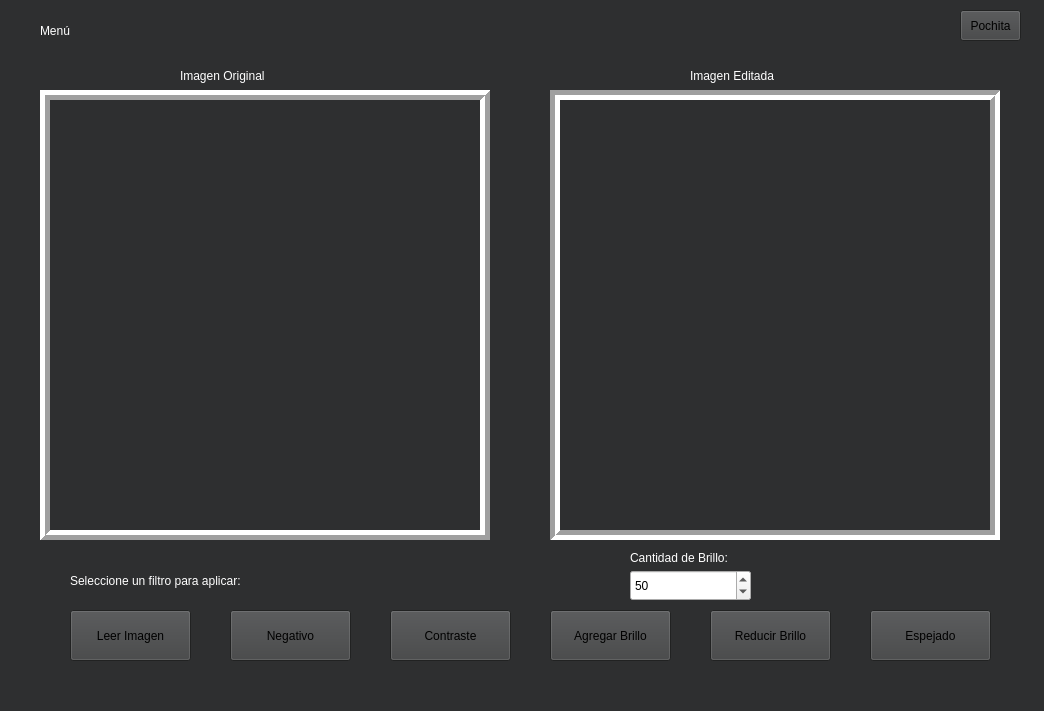
<?xml version="1.0" encoding="UTF-8"?>
<ui version="4.0">
 <class>MainWindow</class>
 <widget class="QMainWindow" name="MainWindow">
  <property name="geometry">
   <rect>
    <x>0</x>
    <y>0</y>
    <width>1044</width>
    <height>711</height>
   </rect>
  </property>
  <property name="palette">
   <palette>
    <active>
     <colorrole role="Button">
      <brush brushstyle="SolidPattern">
       <color alpha="255">
        <red>255</red>
        <green>255</green>
        <blue>255</blue>
       </color>
      </brush>
     </colorrole>
     <colorrole role="Text">
      <brush brushstyle="SolidPattern">
       <color alpha="255">
        <red>255</red>
        <green>255</green>
        <blue>255</blue>
       </color>
      </brush>
     </colorrole>
     <colorrole role="Window">
      <brush brushstyle="SolidPattern">
       <color alpha="255">
        <red>86</red>
        <green>88</green>
        <blue>90</blue>
       </color>
      </brush>
     </colorrole>
    </active>
    <inactive>
     <colorrole role="Button">
      <brush brushstyle="SolidPattern">
       <color alpha="255">
        <red>64</red>
        <green>65</green>
        <blue>66</blue>
       </color>
      </brush>
     </colorrole>
     <colorrole role="Text">
      <brush brushstyle="SolidPattern">
       <color alpha="255">
        <red>208</red>
        <green>208</green>
        <blue>208</blue>
       </color>
      </brush>
     </colorrole>
     <colorrole role="Window">
      <brush brushstyle="SolidPattern">
       <color alpha="255">
        <red>46</red>
        <green>47</green>
        <blue>48</blue>
       </color>
      </brush>
     </colorrole>
    </inactive>
    <disabled>
     <colorrole role="Button">
      <brush brushstyle="SolidPattern">
       <color alpha="255">
        <red>255</red>
        <green>255</green>
        <blue>255</blue>
       </color>
      </brush>
     </colorrole>
     <colorrole role="Text">
      <brush brushstyle="SolidPattern">
       <color alpha="96">
        <red>164</red>
        <green>166</green>
        <blue>168</blue>
       </color>
      </brush>
     </colorrole>
     <colorrole role="Window">
      <brush brushstyle="SolidPattern">
       <color alpha="255">
        <red>86</red>
        <green>88</green>
        <blue>90</blue>
       </color>
      </brush>
     </colorrole>
    </disabled>
   </palette>
  </property>
  <property name="windowTitle">
   <string>Lector</string>
  </property>
  <widget class="QWidget" name="centralwidget">
   <widget class="QPushButton" name="negative">
    <property name="geometry">
     <rect>
      <x>230</x>
      <y>610</y>
      <width>121</width>
      <height>51</height>
     </rect>
    </property>
    <property name="palette">
     <palette>
      <active/>
      <inactive/>
      <disabled/>
     </palette>
    </property>
    <property name="styleSheet">
     <string notr="true">font: 9pt &quot;Consolas&quot;;

</string>
    </property>
    <property name="text">
     <string>Negativo</string>
    </property>
   </widget>
   <widget class="QLabel" name="imagen">
    <property name="geometry">
     <rect>
      <x>40</x>
      <y>90</y>
      <width>450</width>
      <height>450</height>
     </rect>
    </property>
    <property name="styleSheet">
     <string notr="true"/>
    </property>
    <property name="text">
     <string/>
    </property>
   </widget>
   <widget class="QLabel" name="imagen_editada">
    <property name="geometry">
     <rect>
      <x>550</x>
      <y>90</y>
      <width>450</width>
      <height>450</height>
     </rect>
    </property>
    <property name="text">
     <string/>
    </property>
   </widget>
   <widget class="QPushButton" name="brightnessPlus">
    <property name="geometry">
     <rect>
      <x>550</x>
      <y>610</y>
      <width>121</width>
      <height>51</height>
     </rect>
    </property>
    <property name="palette">
     <palette>
      <active/>
      <inactive/>
      <disabled/>
     </palette>
    </property>
    <property name="styleSheet">
     <string notr="true">font: 9pt &quot;Consolas&quot;;</string>
    </property>
    <property name="text">
     <string>Agregar Brillo</string>
    </property>
   </widget>
   <widget class="QPushButton" name="contrast">
    <property name="geometry">
     <rect>
      <x>390</x>
      <y>610</y>
      <width>121</width>
      <height>51</height>
     </rect>
    </property>
    <property name="palette">
     <palette>
      <active/>
      <inactive/>
      <disabled/>
     </palette>
    </property>
    <property name="styleSheet">
     <string notr="true">font: 9pt &quot;Consolas&quot;;</string>
    </property>
    <property name="text">
     <string>Contraste</string>
    </property>
   </widget>
   <widget class="QLabel" name="original">
    <property name="geometry">
     <rect>
      <x>180</x>
      <y>60</y>
      <width>181</width>
      <height>31</height>
     </rect>
    </property>
    <property name="styleSheet">
     <string notr="true">font: 16pt &quot;Consolas&quot;;
color:rgb(255, 255, 255);</string>
    </property>
    <property name="text">
     <string>Imagen Original</string>
    </property>
   </widget>
   <widget class="QLabel" name="edit">
    <property name="geometry">
     <rect>
      <x>690</x>
      <y>60</y>
      <width>171</width>
      <height>31</height>
     </rect>
    </property>
    <property name="styleSheet">
     <string notr="true">font: 16pt &quot;Consolas&quot;;
color:rgb(255, 255, 255);</string>
    </property>
    <property name="text">
     <string>Imagen Editada</string>
    </property>
   </widget>
   <widget class="QLabel" name="menu">
    <property name="geometry">
     <rect>
      <x>40</x>
      <y>10</y>
      <width>71</width>
      <height>41</height>
     </rect>
    </property>
    <property name="styleSheet">
     <string notr="true">font: 700 20pt &quot;Consolas&quot;;
color:rgb(255, 255, 255);</string>
    </property>
    <property name="text">
     <string>Menú</string>
    </property>
   </widget>
   <widget class="QPushButton" name="mirrored">
    <property name="geometry">
     <rect>
      <x>870</x>
      <y>610</y>
      <width>121</width>
      <height>51</height>
     </rect>
    </property>
    <property name="palette">
     <palette>
      <active/>
      <inactive/>
      <disabled/>
     </palette>
    </property>
    <property name="styleSheet">
     <string notr="true">font: 9pt &quot;Consolas&quot;;</string>
    </property>
    <property name="text">
     <string>Espejado</string>
    </property>
   </widget>
   <widget class="QPushButton" name="leer">
    <property name="geometry">
     <rect>
      <x>70</x>
      <y>610</y>
      <width>121</width>
      <height>51</height>
     </rect>
    </property>
    <property name="palette">
     <palette>
      <active/>
      <inactive/>
      <disabled/>
     </palette>
    </property>
    <property name="styleSheet">
     <string notr="true">font: 9pt &quot;Consolas&quot;;
</string>
    </property>
    <property name="text">
     <string>Leer Imagen</string>
    </property>
   </widget>
   <widget class="QLabel" name="filtro">
    <property name="geometry">
     <rect>
      <x>70</x>
      <y>560</y>
      <width>411</width>
      <height>41</height>
     </rect>
    </property>
    <property name="styleSheet">
     <string notr="true">font: 16pt &quot;Consolas&quot;;
color:rgb(255, 255, 255);</string>
    </property>
    <property name="text">
     <string>Seleccione un filtro para aplicar:</string>
    </property>
   </widget>
   <widget class="QFrame" name="marco">
    <property name="geometry">
     <rect>
      <x>40</x>
      <y>90</y>
      <width>450</width>
      <height>450</height>
     </rect>
    </property>
    <property name="styleSheet">
     <string notr="true">color:rgb(255, 255, 255);
</string>
    </property>
    <property name="frameShape">
     <enum>QFrame::Box</enum>
    </property>
    <property name="frameShadow">
     <enum>QFrame::Raised</enum>
    </property>
    <property name="lineWidth">
     <number>5</number>
    </property>
   </widget>
   <widget class="QFrame" name="marco_editada">
    <property name="geometry">
     <rect>
      <x>550</x>
      <y>90</y>
      <width>450</width>
      <height>450</height>
     </rect>
    </property>
    <property name="styleSheet">
     <string notr="true">color:rgb(255, 255, 255);</string>
    </property>
    <property name="frameShape">
     <enum>QFrame::Box</enum>
    </property>
    <property name="frameShadow">
     <enum>QFrame::Sunken</enum>
    </property>
    <property name="lineWidth">
     <number>5</number>
    </property>
   </widget>
   <widget class="QSpinBox" name="spinBox">
    <property name="geometry">
     <rect>
      <x>630</x>
      <y>570</y>
      <width>121</width>
      <height>31</height>
     </rect>
    </property>
    <property name="styleSheet">
     <string notr="true">font: 9pt &quot;Consolas&quot;;
color: rgb(0,0,0);</string>
    </property>
    <property name="maximum">
     <number>255</number>
    </property>
    <property name="value">
     <number>50</number>
    </property>
   </widget>
   <widget class="QPushButton" name="brightnessLess">
    <property name="geometry">
     <rect>
      <x>710</x>
      <y>610</y>
      <width>121</width>
      <height>51</height>
     </rect>
    </property>
    <property name="palette">
     <palette>
      <active/>
      <inactive/>
      <disabled/>
     </palette>
    </property>
    <property name="styleSheet">
     <string notr="true">font: 9pt &quot;Consolas&quot;;</string>
    </property>
    <property name="text">
     <string>Reducir Brillo</string>
    </property>
   </widget>
   <widget class="QLabel" name="label">
    <property name="geometry">
     <rect>
      <x>630</x>
      <y>550</y>
      <width>111</width>
      <height>16</height>
     </rect>
    </property>
    <property name="styleSheet">
     <string notr="true">font: 8pt &quot;Consolas&quot;;
color:rgb(255, 255, 255);</string>
    </property>
    <property name="text">
     <string>Cantidad de Brillo:</string>
    </property>
   </widget>
   <widget class="QPushButton" name="pochita">
    <property name="geometry">
     <rect>
      <x>960</x>
      <y>10</y>
      <width>61</width>
      <height>31</height>
     </rect>
    </property>
    <property name="palette">
     <palette>
      <active/>
      <inactive/>
      <disabled/>
     </palette>
    </property>
    <property name="styleSheet">
     <string notr="true">font: 9pt &quot;Consolas&quot;;</string>
    </property>
    <property name="text">
     <string>Pochita</string>
    </property>
   </widget>
  </widget>
  <widget class="QMenuBar" name="menubar">
   <property name="geometry">
    <rect>
     <x>0</x>
     <y>0</y>
     <width>1044</width>
     <height>21</height>
    </rect>
   </property>
  </widget>
 </widget>
 <resources/>
 <connections/>
</ui>
